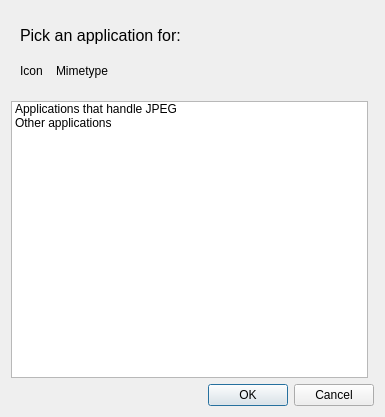
<?xml version="1.0" encoding="UTF-8"?>
<ui version="4.0">
 <class>ApplicationChooser</class>
 <widget class="QDialog" name="ApplicationChooser">
  <property name="geometry">
   <rect>
    <x>0</x>
    <y>0</y>
    <width>385</width>
    <height>417</height>
   </rect>
  </property>
  <property name="windowTitle">
   <string>ApplicationChooser</string>
  </property>
  <layout class="QGridLayout" name="gridLayout_2">
   <item row="0" column="0" colspan="2">
    <widget class="QFrame" name="frame_2">
     <property name="frameShape">
      <enum>QFrame::NoFrame</enum>
     </property>
     <property name="frameShadow">
      <enum>QFrame::Raised</enum>
     </property>
     <layout class="QGridLayout" name="gridLayout">
      <item row="0" column="0" colspan="2">
       <widget class="QLabel" name="headingLabel">
        <property name="sizePolicy">
         <sizepolicy hsizetype="Expanding" vsizetype="Fixed">
          <horstretch>0</horstretch>
          <verstretch>0</verstretch>
         </sizepolicy>
        </property>
        <property name="minimumSize">
         <size>
          <width>0</width>
          <height>30</height>
         </size>
        </property>
        <property name="font">
         <font>
          <pointsize>12</pointsize>
         </font>
        </property>
        <property name="text">
         <string>Pick an application for:</string>
        </property>
       </widget>
      </item>
      <item row="1" column="0">
       <widget class="QLabel" name="mimetypeIconLabel">
        <property name="sizePolicy">
         <sizepolicy hsizetype="Fixed" vsizetype="Fixed">
          <horstretch>0</horstretch>
          <verstretch>0</verstretch>
         </sizepolicy>
        </property>
        <property name="minimumSize">
         <size>
          <width>30</width>
          <height>30</height>
         </size>
        </property>
        <property name="text">
         <string notr="true">Icon</string>
        </property>
       </widget>
      </item>
      <item row="1" column="1">
       <widget class="QLabel" name="mimetypeLabel">
        <property name="text">
         <string notr="true">Mimetype</string>
        </property>
       </widget>
      </item>
     </layout>
    </widget>
   </item>
   <item row="2" column="0" colspan="2">
    <widget class="QDialogButtonBox" name="buttonBox">
     <property name="layoutDirection">
      <enum>Qt::LeftToRight</enum>
     </property>
     <property name="orientation">
      <enum>Qt::Horizontal</enum>
     </property>
     <property name="standardButtons">
      <set>QDialogButtonBox::Cancel|QDialogButtonBox::Ok</set>
     </property>
    </widget>
   </item>
   <item row="1" column="0">
    <widget class="QTreeWidget" name="applicationTreeWidget">
     <property name="minimumSize">
      <size>
       <width>240</width>
       <height>200</height>
      </size>
     </property>
     <property name="editTriggers">
      <set>QAbstractItemView::NoEditTriggers</set>
     </property>
     <property name="showDropIndicator" stdset="0">
      <bool>false</bool>
     </property>
     <property name="selectionBehavior">
      <enum>QAbstractItemView::SelectRows</enum>
     </property>
     <property name="rootIsDecorated">
      <bool>false</bool>
     </property>
     <property name="itemsExpandable">
      <bool>false</bool>
     </property>
     <property name="headerHidden">
      <bool>true</bool>
     </property>
     <attribute name="headerVisible">
      <bool>false</bool>
     </attribute>
     <column>
      <property name="text">
       <string>1</string>
      </property>
     </column>
     <item>
      <property name="text">
       <string>Applications that handle JPEG</string>
      </property>
      <item>
       <property name="text">
        <string/>
       </property>
      </item>
      <item>
       <property name="text">
        <string>New Subitem</string>
       </property>
      </item>
      <item>
       <property name="text">
        <string>New Subitem</string>
       </property>
      </item>
     </item>
     <item>
      <property name="text">
       <string>Other applications</string>
      </property>
      <item>
       <property name="text">
        <string>New Subitem</string>
       </property>
      </item>
      <item>
       <property name="text">
        <string>New Subitem</string>
       </property>
      </item>
     </item>
    </widget>
   </item>
  </layout>
 </widget>
 <resources/>
 <connections>
  <connection>
   <sender>buttonBox</sender>
   <signal>accepted()</signal>
   <receiver>ApplicationChooser</receiver>
   <slot>accept()</slot>
   <hints>
    <hint type="sourcelabel">
     <x>248</x>
     <y>254</y>
    </hint>
    <hint type="destinationlabel">
     <x>157</x>
     <y>274</y>
    </hint>
   </hints>
  </connection>
  <connection>
   <sender>buttonBox</sender>
   <signal>rejected()</signal>
   <receiver>ApplicationChooser</receiver>
   <slot>reject()</slot>
   <hints>
    <hint type="sourcelabel">
     <x>316</x>
     <y>260</y>
    </hint>
    <hint type="destinationlabel">
     <x>286</x>
     <y>274</y>
    </hint>
   </hints>
  </connection>
 </connections>
</ui>
